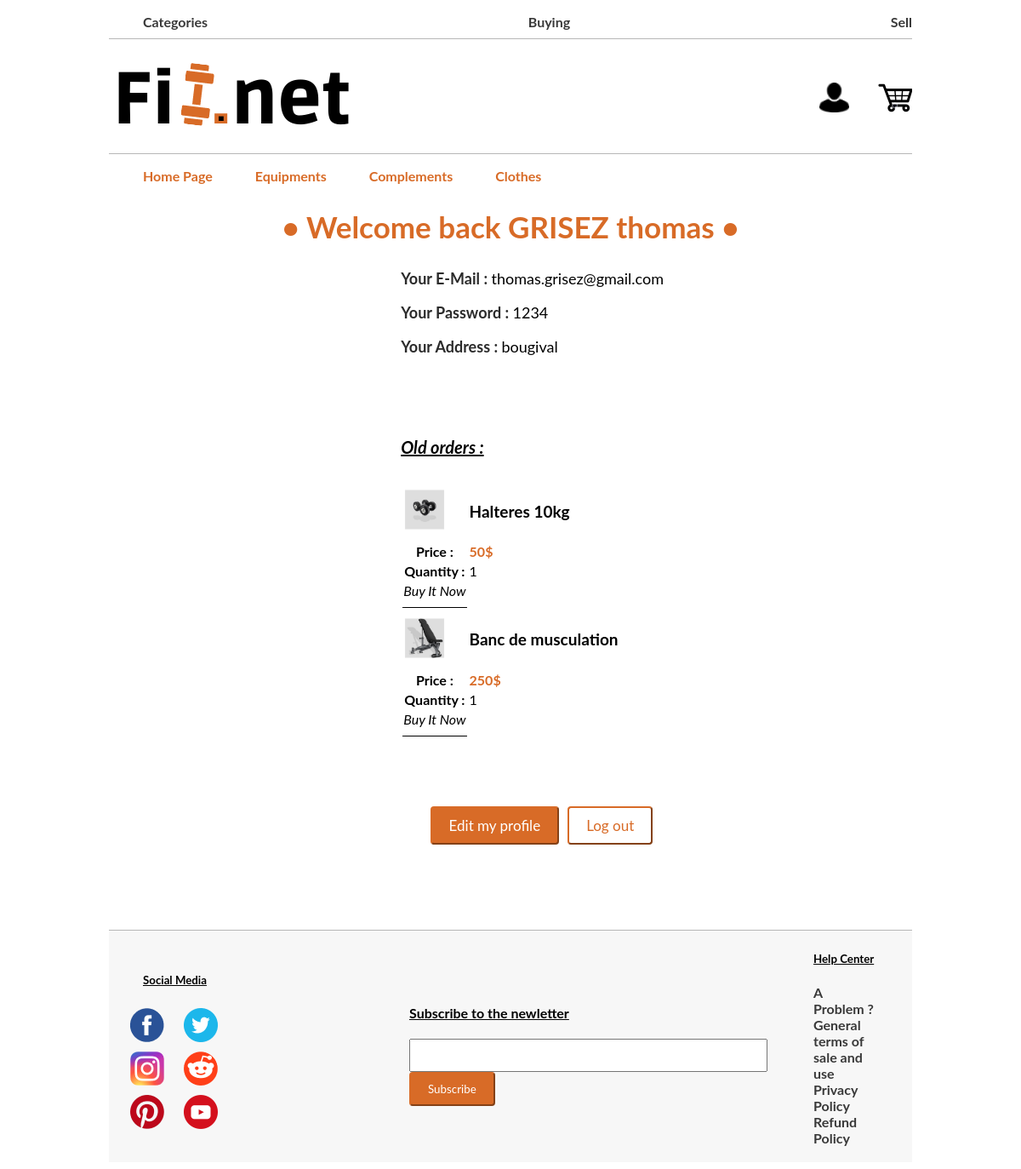
The app's page /PHP/buyerProfile.php (signed in), older data.
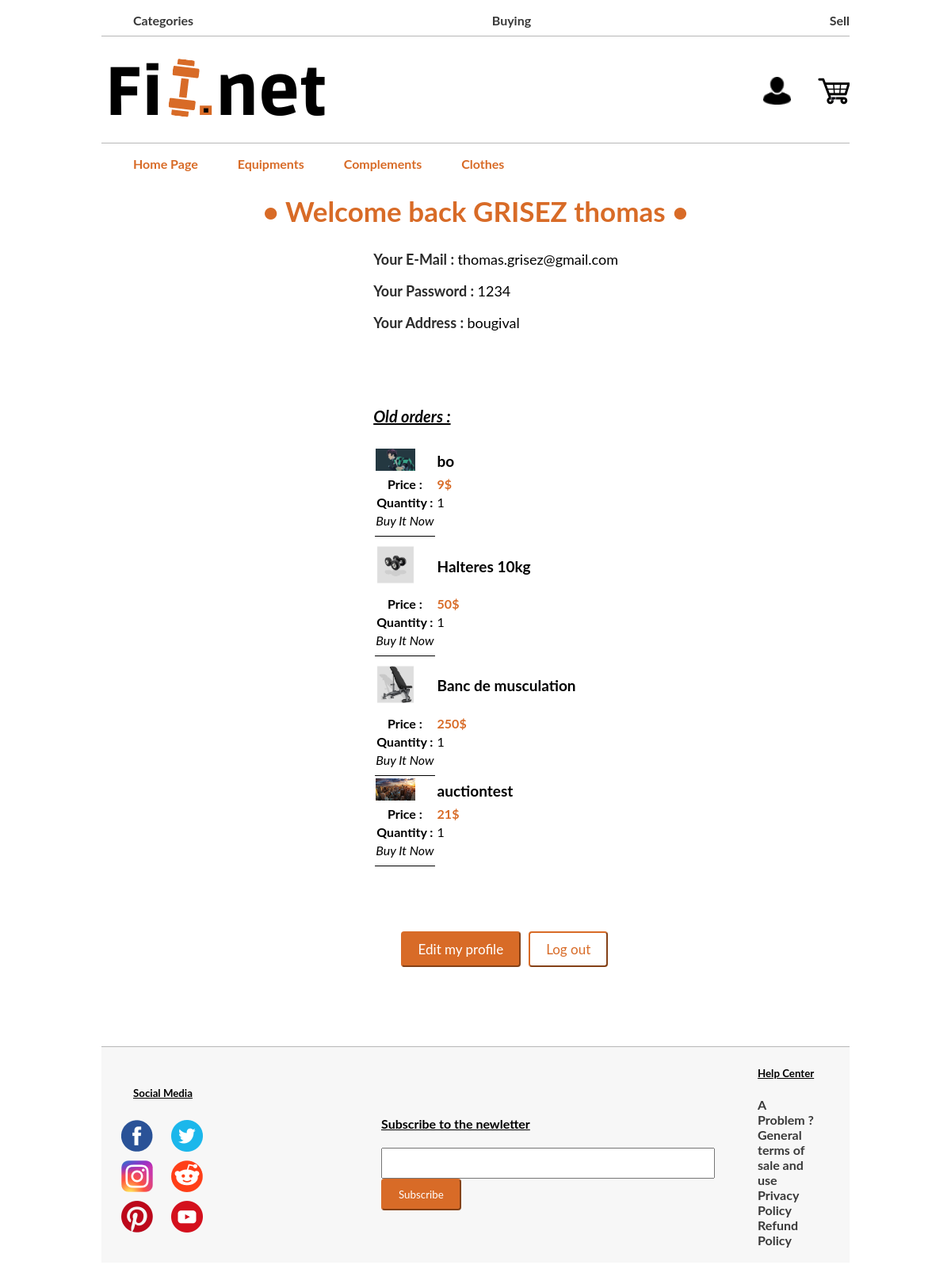
The same page, newer data.
### tables this page shows
CREATE TABLE IF NOT EXISTS `items` (
  `id` int(11) NOT NULL AUTO_INCREMENT,
  `name` text NOT NULL,
  `description` text NOT NULL,
  `price` int(11) NOT NULL,
  `category` text NOT NULL,
  `photo1` text NOT NULL,
  `photo2` text NOT NULL,
  `photo3` text NOT NULL,
  `video` text NOT NULL,
  `quantity` int(11) NOT NULL,
  `type_of_selling` text NOT NULL,
  `id_seller` int(11) NOT NULL,
  PRIMARY KEY (`id`)
);

CREATE TABLE IF NOT EXISTS `buyitnow` (
  `id_buyitnow` int(11) NOT NULL AUTO_INCREMENT,
  `id_seller` int(11) NOT NULL,
  `id_buyer` int(11) NOT NULL,
  `price` int(11) NOT NULL,
  `status` text NOT NULL,
  `id_item` int(11) NOT NULL,
  `quantity` int(11) NOT NULL,
  PRIMARY KEY (`id_buyitnow`)
);

### PHP/buyerProfile.php (the view, shortened to what this page needs)
<!DOCTYPE html>
<html>
<head>
</head>
<body>
    <?php include 'header.php'?>
    <?php
        $mysqli = new mysqli('127.0.0.1','root', '', 'fitnet', NULL) or die("Connect failed");
        $idbuyer = $_SESSION['id'];
        $allInfos = array();
        $result1 = $mysqli->query("SELECT * FROM buyitnow WHERE status = 'payed' AND id_buyer='$idbuyer'");
        if($result1->num_rows != 0){
            while($row = $result1->fetch_assoc()) {
                $info=array($row["id_buyitnow"],$row["id_seller"],$row["id_buyer"],$row["price"],$row["status"],$row["id_item"],$row["quantity"]);
                $allInfos[]=$info;
            }
        }
        $nbItems = count($allInfos);
        $allItems = array();
        for($i=0;$i<$nbItems;$i++){
            $currentId = $allInfos[$i][5];
            $result2 = $mysqli->query("SELECT * FROM `items` WHERE `id`='$currentId'");
            if($result2->num_rows != 0){
                while($row = $result2->fetch_assoc()) {
                    $item=array($row["id"],$row["name"],$row["photo1"],$row["price"],$row["description"],$row["quantity"],$row["type_of_selling"]);
                }
            }
            $allItems[]=$item;
        }
    ?>
    <div class="bloc_information_of">
        <h2 class="main_title" align="center">• Welcome back  <span style="text-transform: uppercase;"><?php echo $_SESSION['lname'] ?></span><?php echo " ".$_SESSION['fname']; ?> •</h2>
        <div class="main_aspect_of_profile_bloc1">
            <p class="list_of_informations" id="mail_information_buyer"><span class="lis_of_information_title">Your E-Mail : </span><?php echo $_SESSION['email']; ?></p>
            <p class="list_of_informations" id="password_information_buyer"><span class="lis_of_information_title">Your Password : </span><?php echo $_SESSION['password']; ?></p>
            <p class="list_of_informations" id="adress_information_buyer"><span class="lis_of_information_title">Your Address : </span><?php echo $_SESSION['address']; ?></p>
        </div>
    </div>
    <div class="main_aspect_of_profile_bloc1">
    <?php
        if($nbItems>0){
            echo "<h2 class='list_of_informations' style='font-size : 20px;'><em><u>Old orders :</u></em> </h2>";
            echo "<div  class='one_table_of_items'><table  class='table_of_differnets_items' border=1>";
            for($j=0;$j<$nbItems;$j++){
                $idItem = $allItems[$j][0];
                $result3 = $mysqli->query("SELECT quantity FROM `buyitnow` WHERE `id_item`='$idItem'");
                while($row = $result3->fetch_assoc()){
                    $quantitywanted = $row["quantity"];
                }
                $pricetopay = $quantitywanted*$allItems[$j][3];
                $image = "../itemImages/".$allItems[$j][2];
                echo "<tr><td style='border : none;'><img src='$image' width=50></td><td class='raw_table_items_list' id='title_item'>".$allItems[$j][1]."</td></tr><tr><td class='raw_table_items_list'  id='price_item'>Price :</td> <td class='raw_table_items_list'><span style='color :#D86B27; font-weight : bold;'>".$pricetopay."$</span></td></tr><tr><td class='raw_table_items_list'  id='quantity_item'>Quantity : </td><td class='raw_table_items_list'>".$quantitywanted."</td></tr><tr><td class='raw_table_items_list' id='last_tr_of_table_item2'><em>Buy It Now</em></td></tr>";
            }
            echo "</table></div>";
        }
    ?>
    </div>
    <div class="main_aspect_of_profile_bloc1" id="bloc_button_buyer_profil">
      <div class="button_list_buyer_profil">
          <a class="link_for_buttons_buyer_profil" href="editBuyer.php"><button class="button_of_informations" id="edit_information_buyer">Edit my profile</button></a>
      </div>
      <div  class="button_list_buyer_profil">
          <a class="link_for_buttons_buyer_profil" href="logout.php"><button class="button_of_informations" id="logout_information_buyer">Log out</button></a>
      </div>
    </div>
    <?php include 'footer.php'?>
</body>
</html>

### PHP/header.php (shortened to what this page needs)
<!DOCTYPE html>
<html>
<head>
	<link rel="stylesheet" type="text/css" href="../CSS/header.css">
</head>
<body>
	<?php
		if(isset($_SESSION['photo'])){
			$photo = "../profilepictures/".$_SESSION['photo'];
		}else{
			$photo = "../Images/account_icon.png";
		}
		$linkSell = "";
		$linkCart = "";
		if(isset($_SESSION['status'])){
			if($_SESSION['status']=="buyer"){
				$linkProfile = "buyerProfile.php";
				$linkCart = "shoppingCart.php";
			}
		}else{
			$linkProfile = "login.php";
			$linkSell = "login.php";
		}
    ?>
    <header>
    	<ul id="selectionMode">
    		<a href="" class="selectionType1"><li>Categories</li></a>
    		<a href="" class="selectionType1"><li>Buying</li></a>
    		<a href="<?= $linkSell?>" class="selectionType1"><li>Sell</li></a>
    	</ul>
    	<div id="logoHeader">
    		<a href="../PHP/index.php"><img src="../Images/Fit.net.png" alt="logo"></a>
    		<div>
    			<a href="<?= $linkProfile?>" class="customerIcons"><img src="<?= $photo ?>" alt="account" width=35 height=35></a>
    			<a href="<?= $linkCart?>" class="customerIcons"><img src="../Images/cart_icon.png" alt="cart"></a>
    		</div>
    	</div>
		<div>
    		<ul id="categoryMode">
    		    <a href="../PHP/index.php" class="selectionType2"><li>Home Page</li></a>
    		    <a href="../PHP/equipment.php" class="selectionType2"><li>Equipments</li></a>
    		    <a href="../PHP/complements.php" class="selectionType2"><li>Complements</li></a>
    		    <a href="../PHP/clothes.php" class="selectionType2"><li>Clothes</li></a>
    		</ul>
    	</div>
    </header>
</body>
</html>

### PHP/footer.php (shortened to what this page needs)
<!DOCTYPE html>
<html>
<head>
	<link rel="stylesheet" type="text/css" href="../CSS/footer.css">
</head>
<body>
<footer class="footer">
    	<table class="footer_table">
    		<tbody>
    			<tr>
    				<td class="first_footerpart">
    					<h5 class="title_footer1">Social Media</h5>
    					<table>
    						<tr>
    							<td class="different_socialMedia">
    								<a href="https://www.facebook.com/" target="_blank"><img src="../Images/fb_logo.png"></td></a>
    							</td>
    							<td class="different_socialMedia">
    								<a href="https://twitter.com/" target="_blank"><img src="../Images/twitter_logo.png"></a>
    							</td>
    						</tr>
    						<tr>
    							<td class="different_socialMedia">
    								<a href="https://www.instagram.com/" target="_blank"><img src="../Images/insta_logo.png"></a>
    							</td>
    							<td class="different_socialMedia">
    								<a href="https://www.reddit.com/" target="_blank"><img src="../Images/reddit_logo.png"></a>
    							</td>
    						</tr>
    						<tr>
    							<td class="different_socialMedia">
    								<a href="https://www.pinterest.fr/" target="_blank"><img src="../Images/pinterest_logo.png"></a>
    							</td>
    							<td class="different_socialMedia">
    								<a href="https://www.youtube.com/" target="_blank"><img src="../Images/youtube_logo.png"></a>
    							</td>
    						</tr>
    					</table>
    				<td class="second_footerpart">
    					<h4 class="title_footer2">Subscribe to the newletter</h4>
                        <form method="post">
                            <input type="text" name="email_marketing" id="textLabel_email_marketing" size="50">
							<input  id="button_email_marketing" type="submit" name="newsletter" value="Subscribe">
                        </form>
    				</td>
    				<td class="third_footerpart">
    					<h5 class="title_footer3" >Help Center</h5>
                        <ul id="help_center">
                          <a href="../PHP/contact_us.php" class="selectionType1"> <li>A Problem ?</li></a>
                          <a href="../PHP/general_terms_of_sale_and_use.php" class="selectionType1"> <li>General terms of sale and use</li></a>
                          <a href="../PHP/privacy_policy.php" class="selectionType1"><li></li>Privacy Policy</a>
                          <a href="../PHP/refund_policy.php" class="selectionType1"><li></li>Refund Policy</a>
                        </ul>
    				</td>
    </footer>
</body>
</html>

### CSS/header.css (style rules this page uses)
body { font-family: lato; padding-right: 10%; padding-left: 10%; }
#selectionMode { display : flex; justify-content: space-between; list-style-type: none; align-items: center; padding-bottom: 10px; border-bottom: 1px #B7B7B7 solid; }
#logoHeader { display : flex; justify-content: space-between; align-items: center; padding-bottom: 15px; border-bottom: 1px #B7B7B7 solid; }
.customerIcons { padding-left: 30px; }
#categoryMode { display : flex; list-style-type: none; align-items: center; }
.selectionType1, .selectionType2, .selectionType3 { color: #393939; text-decoration: none; font-weight: bold; }
.selectionType2 { color: #D86B27; padding-right: 50px; }

### CSS/footer.css (style rules this page uses)
.footer { border-top: 1px #B7B7B7 solid; display: flex; justify-content: space-around; background-color: #F7F7F7; }
.first_footerpart { padding-left: 20px; }
.third_footerpart { padding-right : 40px; }
.title_footer1 ,.title_footer2, .title_footer3 { text-decoration : underline; font-weight: bold; }
.title_footer1 { padding-left: 18px; }
.title_footer3 { padding-left: 40px; }
.footer_table { width: 100%; }
.second_footerpart { padding-left: 200px; }
.different_socialMedia { padding-right: 20px; padding-bottom: 5px; }
#textLabel_email_marketing { padding: 10px 0px 10px 0px; }
#button_email_marketing { padding: 10px 20px 10px 20px; font-family: lato; text-align: center; border-radius: 4px; color : white; border-color: #D86B27; background-color: #D86B27; }
#help_center { list-style-type: none; }

### CSS/profileCSS.php (style rules this page uses)
.one_table_of_items { padding-bottom : 20px; }
.main_aspect_of_profile_bloc1 { margin : 0 auto; padding-right: 30%; padding-left: 30%; padding-bottom : 60px; }
.main_title { color : #D86B27; font-size: 35px; }
.list_of_informations { font-size : 18px; padding-left : 60px; }
.lis_of_information_title { font-weight : bold; color : #2B2B2B; }
.one_table_of_items { padding-left : 60px; display : flex; flex-wrap : wrap; justify-content : flex-start; padding-top : 10px; }
.table_of_differnets_items { border : none; }
.raw_table_items_list { border: none; overflow: hidden; }
#price_item, #quantity_item, last_tr_of_table_item2 { text-align : center; font-weight : bold; }
#title_item { font-weight : bold; font-size : 19px; }
#last_tr_of_table_item2 { border-bottom : 1px solid black; padding-bottom : 10px; }
#bloc_button_buyer_profil { display : flex; padding-right : 70px; padding-left : 40%; }
.button_list_buyer_profil { padding-right : 10px; padding-bottom : 40px; }
.button_of_informations { text-align : center; font-size : 17px; }
.link_for_buttons_buyer_profil { text-decoration : none; }
#edit_information_buyer { padding: 10px 20px 10px 20px; font-family: lato; text-align: center; border-radius: 4px; color : white; border-color: #D86B27; background-color: #D86B27; }
#logout_information_buyer { padding: 10px 20px 10px 20px; font-family: lato; text-align: center; border-radius: 4px; color : #D86B27; border-color: #D86B27; background-color: white; }

Row changes from the older to the newer data that the page shows:
added items: photo1 (picture), name "bo", price.quantity "9", buyitnow.quantity "1"
added items: photo1 (picture), name "auctiontest", price.quantity "21", buyitnow.quantity "1"
